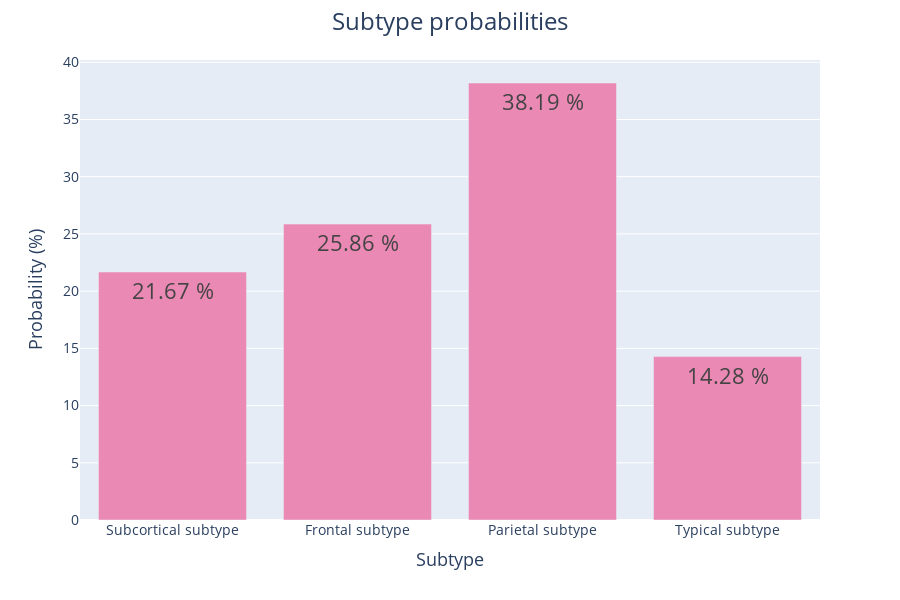

The code cell stored with this chart in its notebook:
### Code cell
p, pred = subtype_probabilities(info=data,
                                S=S,
                                  patient_id=patient_id,
                                  color=color,
                                  fontlist=fontlist,
                                  width = width,
                                  height=height,
                               subtype_labels=subtype_labels)

p

### Figure 1 — Plotly figure (JSON) as saved in the notebook; plotly's stock layout.template omitted (floating-point values rounded to 4 significant figures)
{"data": [{"alignmentgroup": "True", "hovertemplate": "index=%{x}<br>Probability=%{y}<br>text=%{text}<extra></extra>", "legendgroup": "", "marker": {"color": "#EB89B5", "pattern": {"shape": ""}}, "name": "", "offsetgroup": "", "orientation": "v", "showlegend": false, "text": [21.67, 25.86, 38.19, 14.28], "textfont": {"size": 22}, "textposition": "auto", "texttemplate": "%{text} %", "type": "bar", "x": ["Subcortical subtype", "Frontal subtype", "Parietal subtype", "Typical subtype"], "xaxis": "x", "y": [21.67, 25.86, 38.19, 14.28], "yaxis": "y"}], "layout": {"bargap": 0.2, "barmode": "relative", "height": 600, "legend": {"tracegroupgap": 0}, "margin": {"t": 60}, "title": {"font": {"size": 24}, "text": "Subtype probabilities", "x": 0.5}, "width": 900, "xaxis": {"anchor": "y", "domain": [0, 1], "tickfont": {"size": 14}, "title": {"font": {"size": 18}, "text": "Subtype"}}, "yaxis": {"anchor": "x", "domain": [0, 1], "tickfont": {"size": 14}, "title": {"font": {"size": 18}, "text": "Probability (%)"}}}}
